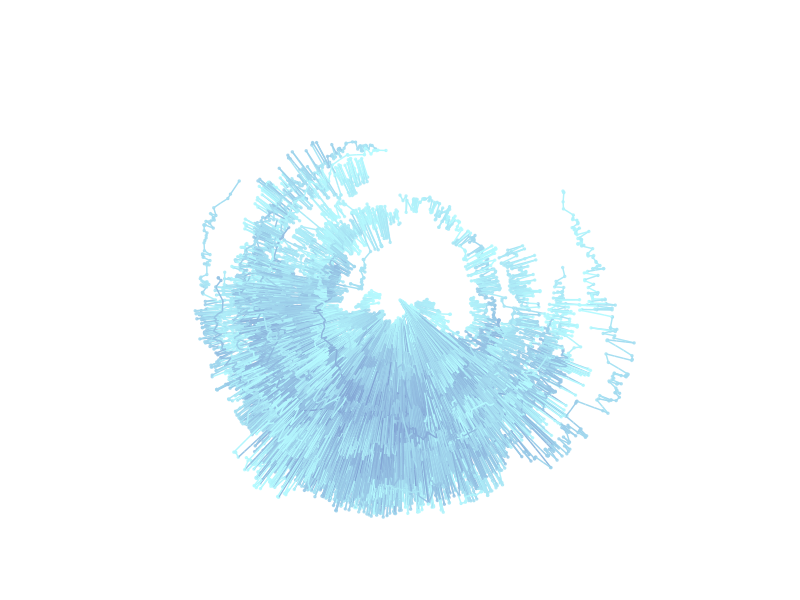

Write the R code that produced this figure.
## ---- chunk 1
library(tidyverse)
set.seed(42)
theme_set(theme_void())

n_bois <- 100
a <- tibble(x=runif(n=n_bois,-100,100),
            y=runif(n=n_bois,-100,100),
            time=1,
            tag=seq(1,n_bois))

recess_time <- 360

radian <- function(degree){
  (degree / 360) * 2 * pi  
}

for(i in 1:recess_time){
  angle_val <- runif(1,0,180)
  speed_val <-runif(1,10,1000)
  angles <- runif(n_bois,-angle_val,angle_val)
  speed <- runif(n_bois,-speed_val,speed_val)
  start_index <- length(a$x)-n_bois+1
  end_index <- length(a$x)
  b <- tibble(x = a$x[start_index:end_index] + speed * cos(radian(angles)),
              y = a$y[start_index:end_index] + speed * sin(radian(angles)),
              time = i,
              tag=seq(1,n_bois))
  a <- rbind(a,b)
}

ggplot(a,aes(x,y))+
  geom_point(aes(color=time,group=tag),
                 size=0.5,alpha=0.8,show.legend = FALSE) +
  geom_line(aes(color=time,group=tag),show.legend = FALSE) +
  coord_polar() + 
  scale_color_gradient(low="#83a4d4",high="#b6fbff")
